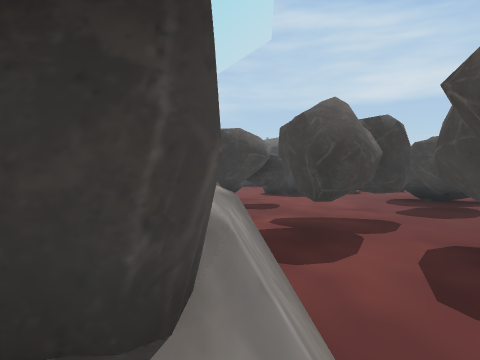
View 1 (above)

24 first-person views from a walk through a 3-D level made in the Unity game engine. The camera is 1.4 m above the floor, tilts 2° down and sees 70° across. The floor is counted in squares, 2 m on a side. Each view is taken from the middle of a square. On the plan, view 1 faces up. The plan holds only what a view shows up to about 11 squares ahead; the rest is blank. The place goes on beyond the plan.

View 2
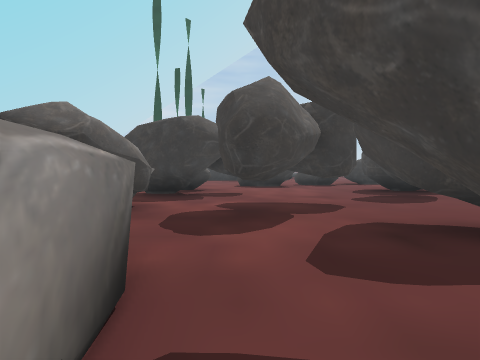

View 3
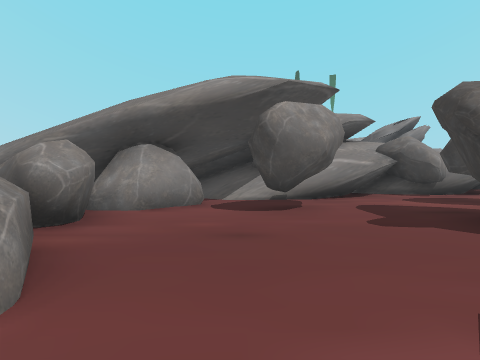

View 4
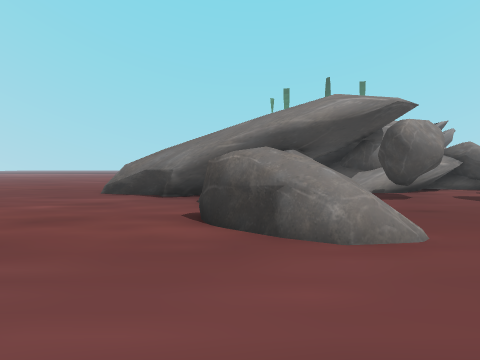

View 5
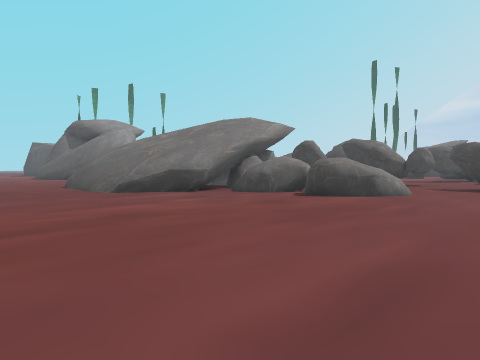

View 6
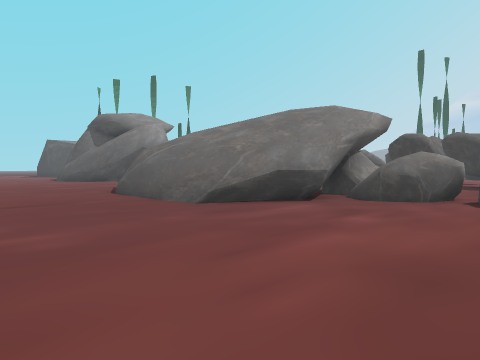

View 7
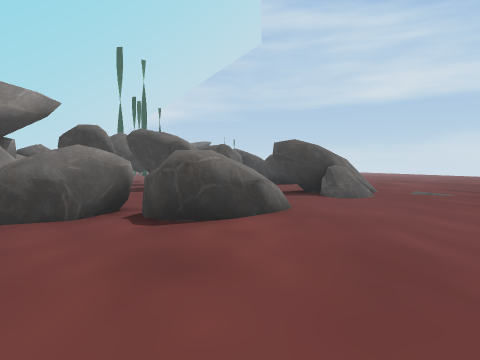

View 8
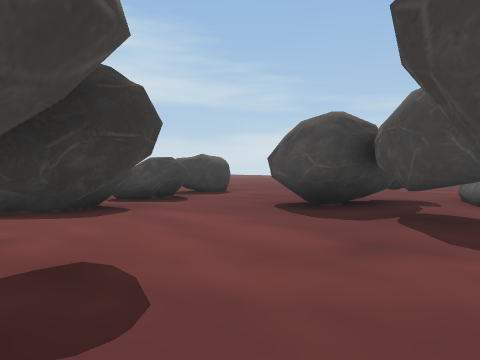

View 9
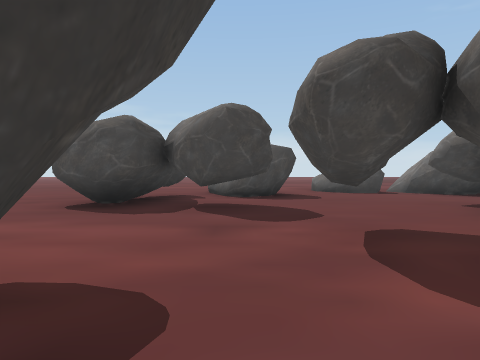

View 10
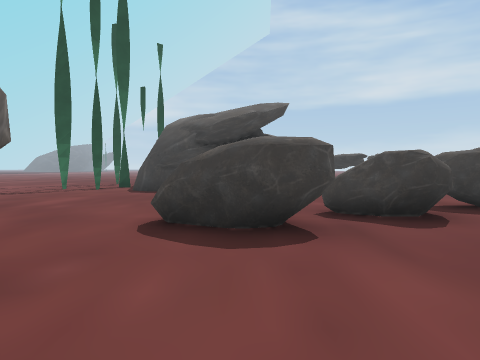

View 11
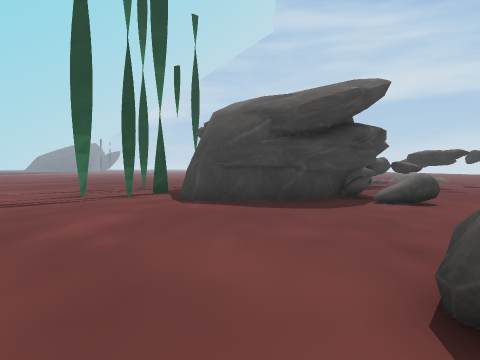

View 12
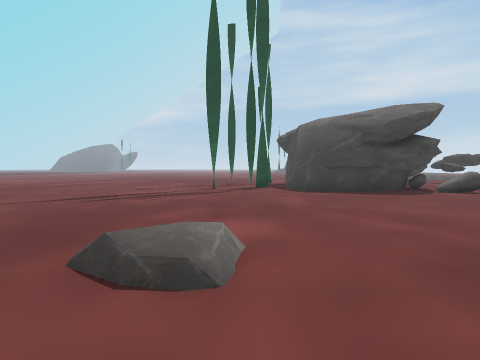

View 13
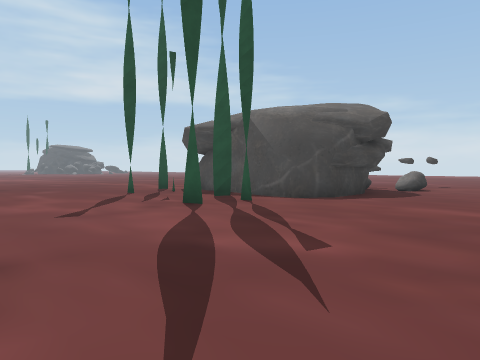

View 14
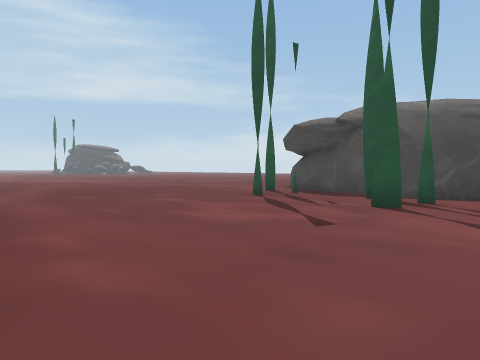

View 15
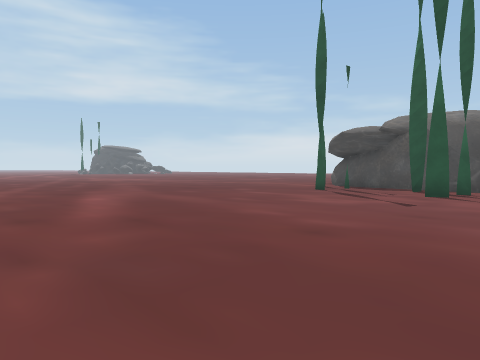

View 16
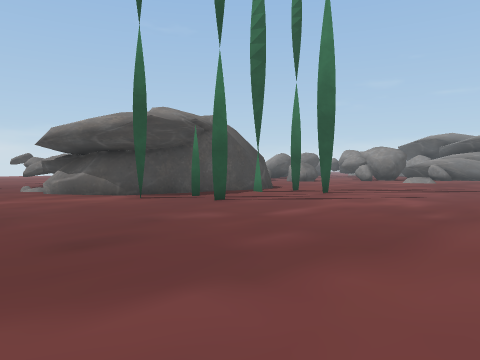

View 17
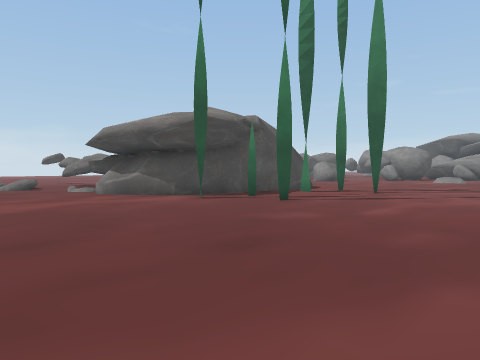

View 18
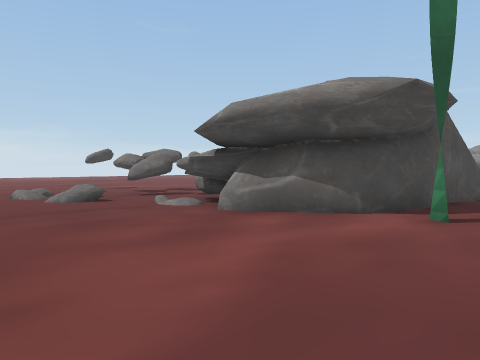

View 19
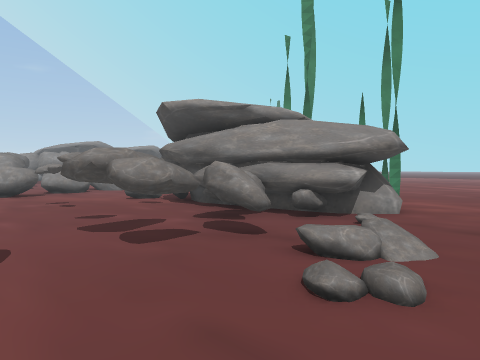

View 20
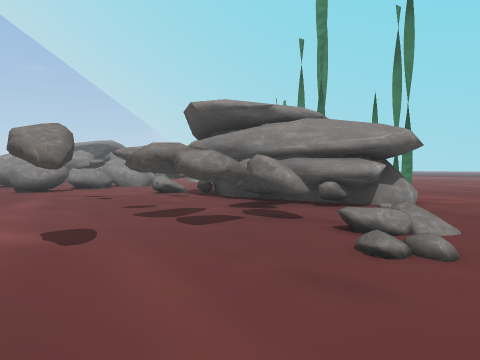

View 21
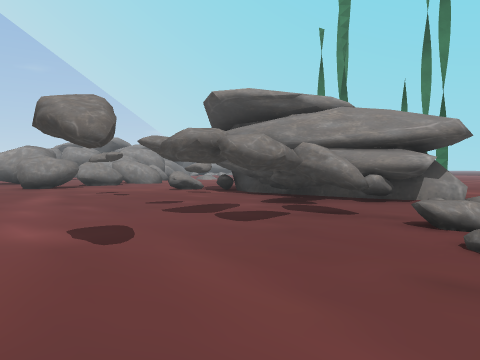

View 22
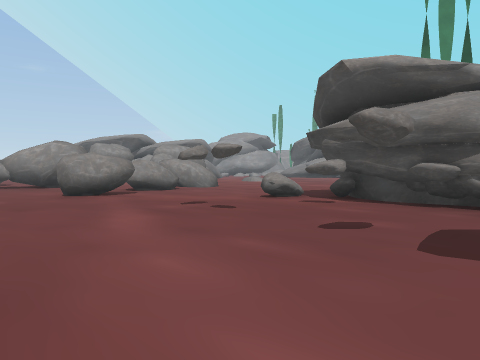

View 23
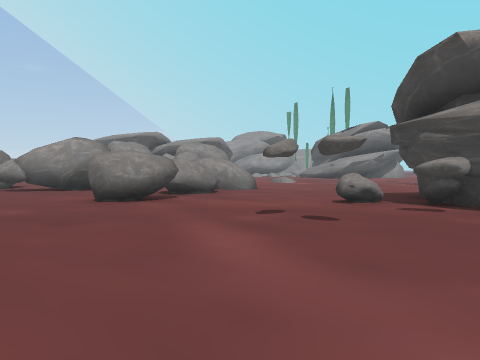

View 24
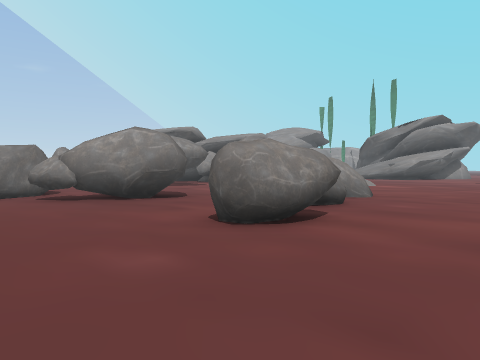

### Floor plan
Key: @ floor where view 1 was taken; # wall or solid block; x gap in a wall; . floor; / step, stairs or slope; = window, fence, low wall or low ledge; ^ raised ledge; T thing the floor can be seen under or through.
Columns run from 13 left of view 1 to 10 right of it. Each row starts with its distance up from view 1.
 30   .. .... ....
 29   ...................///
 28   ................//....
 27   .............../=.....
 26  .............##/.......
 25  ..........#.####.###...
 24  ..........########.#...
 23  ...........#  ##.......
 22  ...........#   #.......
 21 ...........##   #.......
 20 ............######......
 19 .............##.=#. ....
 18 ........................
 17     ....................
 16      ...................
 15      ..............##...
 14       .........####.....
 13        .......###......
 12         ...............
 11         .... #....TT....
 10          ... ##...TTTT..
  9           . ##....TTTTT.
  8             ......#.##
  7             /..##...##.
  6             /. ........
  5             #.#.......^
  4           ///...##.#..^
  3           /#/#...##..##
  2             /#.......##x
  1            ###.#.....#=.
  0            #=@..........
 -1            ##/#.........
 -2               ####==....
 -3               ######....
 -4               ##.......
 -5               #........
 -6          #^####........
 -7         ...............
 -8        .................
 -9        .................
-10            .............
-11                 ........

Positions as (right, up) in squares from view 1, and headings:
1: (0, 0), facing up
2: (1, 0), facing up
3: (8, 0), facing left
4: (10, -3), facing left
5: (10, -11), facing up-left
6: (6, -11), facing up-left
7: (6, -8), facing up
8: (0, 7), facing up-right
9: (-1, 8), facing right
10: (2, 9), facing up
11: (0, 12), facing up
12: (-3, 9), facing up
13: (-8, 15), facing up-right
14: (-10, 18), facing up-right
15: (-13, 18), facing up-right
16: (-9, 29), facing down-right
17: (-8, 30), facing down-right
18: (-3, 30), facing down-right
19: (9, 29), facing down-left
20: (10, 29), facing down-left
21: (10, 28), facing down-left
22: (10, 24), facing down-left
23: (10, 22), facing down-left
24: (10, 18), facing down-left
